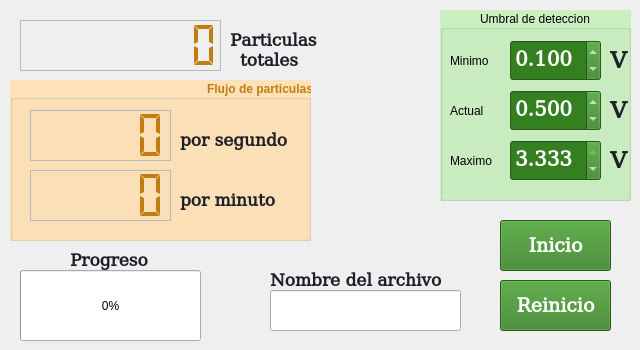
    <widget class="QWidget" name="Umbral_sipm">
     <attribute name="title">
      <string>Umbral SiPM</string>
     </attribute>
     <widget class="QLCDNumber" name="Umbral_LCD_Particulas_totales">
      <property name="geometry">
       <rect>
        <x>20</x>
        <y>20</y>
        <width>201</width>
        <height>51</height>
       </rect>
      </property>
      <property name="styleSheet">
       <string notr="true">QLCDNumber{ color: rgb(193, 125, 17) ;
}</string>
      </property>
      <property name="frameShape">
       <enum>QFrame::StyledPanel</enum>
      </property>
      <property name="frameShadow">
       <enum>QFrame::Raised</enum>
      </property>
      <property name="midLineWidth">
       <number>2</number>
      </property>
      <property name="digitCount">
       <number>8</number>
      </property>
      <property name="segmentStyle">
       <enum>QLCDNumber::Flat</enum>
      </property>
     </widget>
     <widget class="QPushButton" name="Umbral_Inicio_conteo_vs_umbral">
      <property name="geometry">
       <rect>
        <x>500</x>
        <y>220</y>
        <width>111</width>
        <height>51</height>
       </rect>
      </property>
      <property name="font">
       <font>
        <family>DejaVu Math TeX Gyre</family>
        <pointsize>14</pointsize>
        <weight>75</weight>
        <bold>true</bold>
       </font>
      </property>
      <property name="autoFillBackground">
       <bool>false</bool>
      </property>
      <property name="styleSheet">
       <string notr="true">QPushButton{color:rgb(255, 255, 255);
background:rgb(52, 128, 33);}</string>
      </property>
      <property name="text">
       <string>Inicio</string>
      </property>
     </widget>
     <widget class="QLabel" name="label_12">
      <property name="geometry">
       <rect>
        <x>230</x>
        <y>30</y>
        <width>101</width>
        <height>21</height>
       </rect>
      </property>
      <property name="font">
       <font>
        <family>DejaVu Math TeX Gyre</family>
        <pointsize>13</pointsize>
        <weight>75</weight>
        <bold>true</bold>
       </font>
      </property>
      <property name="styleSheet">
       <string notr="true">QLabel{ color:rgb(30, 30, 40); }</string>
      </property>
      <property name="text">
       <string>Particulas</string>
      </property>
     </widget>
     <widget class="QLabel" name="label_13">
      <property name="geometry">
       <rect>
        <x>240</x>
        <y>50</y>
        <width>71</width>
        <height>21</height>
       </rect>
      </property>
      <property name="font">
       <font>
        <family>DejaVu Math TeX Gyre</family>
        <pointsize>13</pointsize>
        <weight>75</weight>
        <bold>true</bold>
       </font>
      </property>
      <property name="styleSheet">
       <string notr="true">QLabel{ color:rgb(30, 30, 40); }</string>
      </property>
      <property name="text">
       <string>totales</string>
      </property>
     </widget>
     <widget class="QProgressBar" name="Umbral_progressBarUmbral">
      <property name="geometry">
       <rect>
        <x>20</x>
        <y>270</y>
        <width>181</width>
        <height>71</height>
       </rect>
      </property>
      <property name="value">
       <number>0</number>
      </property>
     </widget>
     <widget class="QLabel" name="label_14">
      <property name="geometry">
       <rect>
        <x>70</x>
        <y>250</y>
        <width>91</width>
        <height>21</height>
       </rect>
      </property>
      <property name="font">
       <font>
        <family>DejaVu Math TeX Gyre</family>
        <pointsize>13</pointsize>
        <weight>75</weight>
        <bold>true</bold>
       </font>
      </property>
      <property name="styleSheet">
       <string notr="true">QLabel{ color:rgb(30, 30, 40); }</string>
      </property>
      <property name="text">
       <string>Progreso</string>
      </property>
     </widget>
     <widget class="QPushButton" name="Umbral_Reinicio_con_vs_umbral">
      <property name="geometry">
       <rect>
        <x>500</x>
        <y>280</y>
        <width>111</width>
        <height>51</height>
       </rect>
      </property>
      <property name="font">
       <font>
        <family>DejaVu Math TeX Gyre</family>
        <pointsize>14</pointsize>
        <weight>75</weight>
        <italic>false</italic>
        <bold>true</bold>
        <underline>false</underline>
        <strikeout>false</strikeout>
       </font>
      </property>
      <property name="styleSheet">
       <string notr="true">QPushButton{color:rgb(255, 255, 255);
background:rgb(52, 128, 33);}</string>
      </property>
      <property name="text">
       <string>Reinicio</string>
      </property>
     </widget>
     <widget class="QGroupBox" name="Umbral_de_Deteccion">
      <property name="geometry">
       <rect>
        <x>440</x>
        <y>10</y>
        <width>191</width>
        <height>191</height>
       </rect>
      </property>
      <property name="styleSheet">
       <string notr="true">QGroupBox{ color: rgb(0, 0, 0);
background:rgb(202, 239, 193);}</string>
      </property>
      <property name="title">
       <string>Umbral de deteccion</string>
      </property>
      <property name="alignment">
       <set>Qt::AlignCenter</set>
      </property>
      <property name="flat">
       <bool>false</bool>
      </property>
      <widget class="QDoubleSpinBox" name="Umbral_SpinVoltajeUmbral_Minimo">
       <property name="geometry">
        <rect>
         <x>70</x>
         <y>30</y>
         <width>91</width>
         <height>41</height>
        </rect>
       </property>
       <property name="font">
        <font>
         <family>DejaVu Math TeX Gyre</family>
         <pointsize>15</pointsize>
         <weight>75</weight>
         <bold>true</bold>
        </font>
       </property>
       <property name="autoFillBackground">
        <bool>false</bool>
       </property>
       <property name="styleSheet">
        <string notr="true">QDoubleSpinBox{ color: rgb(255, 255, 255);
background:rgb(52, 128, 33);}</string>
       </property>
       <property name="decimals">
        <number>3</number>
       </property>
       <property name="maximum">
        <double>3.333000000000000</double>
       </property>
       <property name="singleStep">
        <double>0.001000000000000</double>
       </property>
       <property name="value">
        <double>0.100000000000000</double>
       </property>
      </widget>
      <widget class="QLabel" name="label_8">
       <property name="geometry">
        <rect>
         <x>170</x>
         <y>40</y>
         <width>31</width>
         <height>21</height>
        </rect>
       </property>
       <property name="font">
        <font>
         <family>DejaVu Math TeX Gyre</family>
         <pointsize>17</pointsize>
         <weight>75</weight>
         <bold>true</bold>
        </font>
       </property>
       <property name="styleSheet">
        <string notr="true">QLabel{ color:rgb(30, 30, 40); }</string>
       </property>
       <property name="text">
        <string>V</string>
       </property>
      </widget>
      <widget class="QDoubleSpinBox" name="Umbral_SpinVoltajeUmbral_2_Actual">
       <property name="geometry">
        <rect>
         <x>70</x>
         <y>80</y>
         <width>91</width>
         <height>41</height>
        </rect>
       </property>
       <property name="font">
        <font>
         <family>DejaVu Math TeX Gyre</family>
         <pointsize>15</pointsize>
         <weight>75</weight>
         <bold>true</bold>
        </font>
       </property>
       <property name="autoFillBackground">
        <bool>false</bool>
       </property>
       <property name="styleSheet">
        <string notr="true">QDoubleSpinBox{ color: rgb(255, 255, 255);
background:rgb(52, 128, 33);}</string>
       </property>
       <property name="decimals">
        <number>3</number>
       </property>
       <property name="maximum">
        <double>3.333000000000000</double>
       </property>
       <property name="singleStep">
        <double>0.001000000000000</double>
       </property>
       <property name="value">
        <double>0.500000000000000</double>
       </property>
      </widget>
      <widget class="QLabel" name="label_15">
       <property name="geometry">
        <rect>
         <x>170</x>
         <y>90</y>
         <width>31</width>
         <height>21</height>
        </rect>
       </property>
       <property name="font">
        <font>
         <family>DejaVu Math TeX Gyre</family>
         <pointsize>17</pointsize>
         <weight>75</weight>
         <bold>true</bold>
        </font>
       </property>
       <property name="styleSheet">
        <string notr="true">QLabel{ color:rgb(30, 30, 40); }</string>
       </property>
       <property name="text">
        <string>V</string>
       </property>
      </widget>
      <widget class="QDoubleSpinBox" name="Umbral_SpinVoltajeUmbral_3_Maximo">
       <property name="geometry">
        <rect>
         <x>70</x>
         <y>130</y>
         <width>91</width>
         <height>41</height>
        </rect>
       </property>
       <property name="font">
        <font>
         <family>DejaVu Math TeX Gyre</family>
         <pointsize>15</pointsize>
         <weight>75</weight>
         <bold>true</bold>
        </font>
       </property>
       <property name="autoFillBackground">
        <bool>false</bool>
       </property>
       <property name="styleSheet">
        <string notr="true">QDoubleSpinBox{ color: rgb(255, 255, 255);
background:rgb(52, 128, 33);}</string>
       </property>
       <property name="decimals">
        <number>3</number>
       </property>
       <property name="maximum">
        <double>3.333000000000000</double>
       </property>
       <property name="singleStep">
        <double>0.001000000000000</double>
       </property>
       <property name="value">
        <double>3.333000000000000</double>
       </property>
      </widget>
      <widget class="QLabel" name="label_16">
       <property name="geometry">
        <rect>
         <x>170</x>
         <y>140</y>
         <width>31</width>
         <height>21</height>
        </rect>
       </property>
       <property name="font">
        <font>
         <family>DejaVu Math TeX Gyre</family>
         <pointsize>17</pointsize>
         <weight>75</weight>
         <bold>true</bold>
        </font>
       </property>
       <property name="styleSheet">
        <string notr="true">QLabel{ color:rgb(30, 30, 40); }</string>
       </property>
       <property name="text">
        <string>V</string>
       </property>
      </widget>
      <widget class="QLabel" name="label">
       <property name="geometry">
        <rect>
         <x>10</x>
         <y>40</y>
         <width>67</width>
         <height>21</height>
        </rect>
       </property>
       <property name="styleSheet">
        <string notr="true">QLabel{ color:rgb(0, 0, 0); }
</string>
       </property>
       <property name="text">
        <string>Minimo</string>
       </property>
      </widget>
      <widget class="QLabel" name="label_2">
       <property name="geometry">
        <rect>
         <x>10</x>
         <y>140</y>
         <width>67</width>
         <height>21</height>
        </rect>
       </property>
       <property name="styleSheet">
        <string notr="true">QLabel{ color:rgb(0, 0, 0); }
</string>
       </property>
       <property name="text">
        <string>Maximo</string>
       </property>
      </widget>
      <widget class="QLabel" name="label_3">
       <property name="geometry">
        <rect>
         <x>10</x>
         <y>90</y>
         <width>67</width>
         <height>21</height>
        </rect>
       </property>
       <property name="styleSheet">
        <string notr="true">QLabel{ color:rgb(0, 0, 0); }
</string>
       </property>
       <property name="text">
        <string>Actual</string>
       </property>
      </widget>
     </widget>
     <widget class="QGroupBox" name="Umbral_Flujo_de_Particulas">
      <property name="geometry">
       <rect>
        <x>10</x>
        <y>80</y>
        <width>301</width>
        <height>161</height>
       </rect>
      </property>
      <property name="font">
       <font>
        <weight>75</weight>
        <bold>true</bold>
       </font>
      </property>
      <property name="styleSheet">
       <string notr="true">QGroupBox{ color: rgb(193, 125, 17) ;
background:rgb(253, 226, 185)}</string>
      </property>
      <property name="title">
       <string>Flujo de particulas</string>
      </property>
      <property name="alignment">
       <set>Qt::AlignBottom|Qt::AlignRight|Qt::AlignTrailing</set>
      </property>
      <widget class="QLabel" name="label_11">
       <property name="geometry">
        <rect>
         <x>170</x>
         <y>50</y>
         <width>131</width>
         <height>21</height>
        </rect>
       </property>
       <property name="font">
        <font>
         <family>DejaVu Math TeX Gyre</family>
         <pointsize>13</pointsize>
         <weight>75</weight>
         <bold>true</bold>
        </font>
       </property>
       <property name="styleSheet">
        <string notr="true">QLabel{ color:rgb(30, 30, 40); }</string>
       </property>
       <property name="text">
        <string>por segundo</string>
       </property>
      </widget>
      <widget class="QLCDNumber" name="Umbral_LCD_Flujo_por_minitu">
       <property name="geometry">
        <rect>
         <x>20</x>
         <y>90</y>
         <width>141</width>
         <height>51</height>
        </rect>
       </property>
       <property name="toolTip">
        <string notr="true"/>
       </property>
       <property name="autoFillBackground">
        <bool>false</bool>
       </property>
       <property name="styleSheet">
        <string notr="true">QLCDNumber{ color: rgb(193, 125, 17) ;
}</string>
       </property>
       <property name="frameShape">
        <enum>QFrame::StyledPanel</enum>
       </property>
       <property name="smallDecimalPoint">
        <bool>false</bool>
       </property>
       <property name="segmentStyle">
        <enum>QLCDNumber::Flat</enum>
       </property>
      </widget>
      <widget class="QLabel" name="label_9">
       <property name="geometry">
        <rect>
         <x>170</x>
         <y>110</y>
         <width>131</width>
         <height>21</height>
        </rect>
       </property>
       <property name="font">
        <font>
         <family>DejaVu Math TeX Gyre</family>
         <pointsize>13</pointsize>
         <weight>75</weight>
         <bold>true</bold>
        </font>
       </property>
       <property name="styleSheet">
        <string notr="true">QLabel{ color:rgb(30, 30, 40); }</string>
       </property>
       <property name="text">
        <string>por minuto</string>
       </property>
      </widget>
      <widget class="QLCDNumber" name="Umbral_LCD_Flujo_por_segundo">
       <property name="geometry">
        <rect>
         <x>20</x>
         <y>30</y>
         <width>141</width>
         <height>51</height>
        </rect>
       </property>
       <property name="toolTip">
        <string notr="true"/>
       </property>
       <property name="autoFillBackground">
        <bool>false</bool>
       </property>
       <property name="styleSheet">
        <string notr="true">QLCDNumber{ color: rgb(193, 125, 17) ;
}</string>
       </property>
       <property name="frameShape">
        <enum>QFrame::StyledPanel</enum>
       </property>
       <property name="segmentStyle">
        <enum>QLCDNumber::Flat</enum>
       </property>
      </widget>
     </widget>
     <widget class="QLineEdit" name="Umbral_lineEdit_archivo">
      <property name="geometry">
       <rect>
        <x>270</x>
        <y>290</y>
        <width>191</width>
        <height>41</height>
       </rect>
      </property>
     </widget>
     <widget class="QLabel" name="label_17">
      <property name="geometry">
       <rect>
        <x>270</x>
        <y>270</y>
        <width>191</width>
        <height>21</height>
       </rect>
      </property>
      <property name="font">
       <font>
        <family>DejaVu Math TeX Gyre</family>
        <pointsize>13</pointsize>
        <weight>75</weight>
        <bold>true</bold>
       </font>
      </property>
      <property name="styleSheet">
       <string notr="true">QLabel{ color:rgb(30, 30, 40); }</string>
      </property>
      <property name="text">
       <string>Nombre del archivo</string>
      </property>
     </widget>
    </widget>
